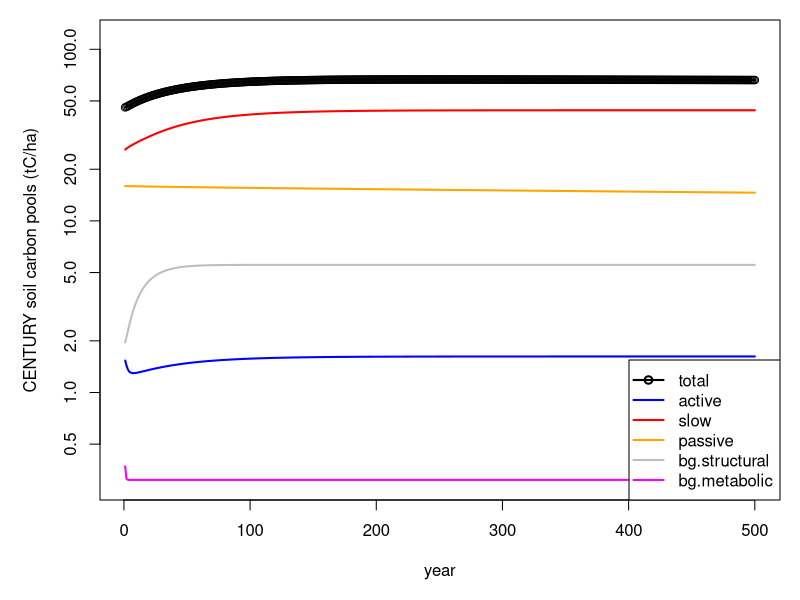

This figure's R source:
########################################################
##
## SOC sub-model of the CENTURY version 4.0
##
########################################################
#
# Coded in R by Shoji Hashimoto (shojih@ffpri.affrc.go.jp)
# edited by Boris Tupek (boris.tupek@luke.fi)
# original model available at
# https://www.nrel.colostate.edu/projects/century/obtain2.htm
######################################################
# Related source files in the original CENTURY model
# Please see /original/source/*.f
#
# adjlig.f, anerob.f, csa_detiv.f, csa_main.f, cycle.f, declig.f
# decomp.f, eachyr.f, h2olos.f, litdec.f, partit.f
# pevap.f, prelim.f, simsom.f, somdec.f, tcalc.f
# wdeath.f, woodec.f, and so on.
#
######################################################
# Simplification:
#
# only for forest ecocystem (not grass, savanna etc)
# no irrigation
# not floating C/N ratio for plant organs.
# cnr_max=cnr_min=cnr_initial in tree.100
# no mineral N cycling: constant N at surface soil
# (xNmineral in f_site.100)
# drain=1, anerb=1
# idef=2 in fix.100 (water function for calculating defac)
# no CO2 effect
#
######################################################
# A bug in the original CENTURY
#
# a bug (please see calfc_wtpt function below)
# The difference in results was small,
# but it depends on the climate and soil.
#
# BFix<-0: with bug as the original CENTURY
# BFix<-1: the bug was fixed
rm(list=ls())
options(digits=12)
BFix<-1
#DEFINE number of years for spinup simulations!
TSTART=1
TEND=500 # 5000 for equilibrium
#################################
# Read data
#################################
# parameters from fix.100 in the original CENTURY
# environments (site specific temperature,
# precipitation from SMHI), site.100 in the original CENTURY
# parameters describing site conditions(site specific sand,
# silt,clay,bulk density from SFSI data)
# see file site.100 in the original CENTURY
# parameters describing tree,
# see tree.100 in the original CENTURY
# "AND H_J ANDREWS" for conifers
# "Coweeta" for deciduous
# initial conditions from site.100
## READ SITE SPECIFIC data ######################################
#general parameters (fix.100)
parameters.names<-c("adep1","adep2","adep3","adep4","adep5",
                    "adep6","adep7","adep8","adep9","adep10",
                    "awtl1","awtl2","awtl3","awtl4","awtl5",
                    "awtl6","awtl7","awtl8","awtl9","awtl10",
                    "damr11","damr21","damrmn","dec11,
                    Asrfstr_0","dec21,Asrfmet_0","dec12,
                    Abelstr_0","dec22,Abelmet_0","dec31,
                    Asrfmic_0","dec32,kactv_0","dec5,kslow_0",
                    "dec4,kpass_0","Edepth","Elitst",
                    "Fwloss1","Fwloss2","Fwloss3","Fwloss4",
                    "ntspm,CYCL","OMLECH(1)","OMLECH(2)",
                    "OMLECH(3)","P1CO2A1","P1CO2A2","P1CO2B1",
                    "P1CO2B2","P2CO2","P3CO2","pabres",
                    "Peftxa","Peftxb","pligst1","pligst2",
                    "PMCO21","PMCO22","PmnTmp","PmxBio",
                    "PmxTmp","PS1CO21","PS1CO22","PS1S31",
                    "PS1S32","PS2S31","PS2S32","Rsplig",
                    "spl1","spl2","strmax1","strmax2",
                    "teff1","teff2","teff3","Tmelt1","Tmelt2")
parameters.values <-c(15,15,15,15,30,30,30,30,0,0,0.8,
                      0.6,0.4,0.3,0.2,0.2,0.2,0.2,0,0,0,
                      0.02,15,3.9,14.8,4.9,18.5,6,7.3,
                      0.2,0.0045,0.2,0.4,0.8,0.8,0.65,
                      0.9,4,0.03,0.12,60,0.6,0.17,0,
                      0.68,0.55,0.55,100,0.25,0.75,3,
                      3,0.55,0.55,0.004,600,-0.0035,
                      0.45,0.55,0.003,0.032,0.003,
                      0.009,0.3,0.85,0.013,5000,
                      5000,0,0.125,0.07,-8,4)
parameters <- data.frame(V1=parameters.values,
                         V2=parameters.names)
#initial parameters (site.100)
init.names<-c("xsrfstr","xsrfmet","xsrfmic","xbelstr",
              "xbelmet","xactv","xslow","xpass",
              "xwood1","xwood2","xwood3",
              "rwcf_initial1","rwcf_initial2",
              "rwcf_initial3","rwcf_initial4",
              "rwcf_initial5","rwcf_initial6",
              "rwcf_initial7","rwcf_initial8",
              "rwcf_initial9","rwcf_initial10",
              "asmos1","asmos2","asmos3","asmos4",
              "asmos5","asmos6","asmos7","asmos8",
              "asmos9","asmos10","asmos11","snql",
              "snow","srfstrlig","belstrlig")
init.values <-c(240,60,60,186.5,113.4,130,2570,
                1596,500,500,500,0.5,0.5,0.5,0.5,
                0.5,0.5,0.5,0.5,0.5,0.5,0.2,
                0.2,0.2,0.2,0.2,0.2,0.2,0.2,
                0.2,0.2,0.2,0,0,0.275,0.354)
init <- data.frame(V1=init.values,V2=init.names)
#site (site.100)
site.parameters.names <-c("sitlat","sitlog",
                          "sand","silt", "clay", "bd",
                          "nlayer","nlaypg", "drain",
                          "basef","stormf",
                          "SWFLAGflag_fc_wtpt(0useobserved,1.0Guputa)",
                          "AWILT1","AWILT2", "AWILT3",
                          "AWILT4","AWILT5", "AWILT6",
                          "AWILT7","AWILT8", "AWILT9",
                          "AWILT10",
                          "AFIEL1","AFIEL2", "AFIEL3",
                          "AFIEL4","AFIEL5", "AFIEL6",
                          "AFIEL7","AFIEL8", "AFIEL9",
                          "AFIEL10","elev", "xNmineral")
#site sand,silt, clay, bulk density
site.parameters.values <-c(59.36,13.47,0.55,0.15,0,1.226,
                           8,5,1,0.5,0.9,1,0.2,0.2,0.2,0.2,
                           0.2,0.2,0.2,0.2,0.2,0.2,0.3,0.3,
                           0.3,0.3,0.3,0.3,0.3,0.3,0.3,0.3,
                           50,1.65)
site.parameters <- data.frame(V1=site.parameters.values,
                              V2=site.parameters.names)
#climate environment (site.100)
envi.parameters.names <-c("Prec(1)cm","Prec(2)cm",
                          "Prec(3)cm","Prec(4)cm", "Prec(5)cm",
                          "Prec(6)cm","Prec(7)cm",
                          "Prec(8)cm","Prec(9)cm", "Prec(10)cm",
                          "Prec(11)cm","Prec(12)cm",
                          "Tmin(1)degree","Tmin(2)degree",
                          "Tmin(3)degree","Tmin(4)degree",
                          "Tmin(5)degree","Tmin(6)degree",
                          "Tmin(7)degree","Tmin(8)degree",
                          "Tmin(9)degree","Tmin(10)degree",
                          "Tmin(11)degree","Tmin(12)degree",
                          "Tmax(1)degree","Tmax(2)degree",
                          "Tmax(3)degree","Tmax(4)degree",
                          "Tmax(5)degree","Tmax(6)degree",
                          "Tmax(7)degree","Tmax(8)degree",
                          "Tmax(9)degree","Tmax(10)degree",
                          "Tmax(11)degree","Tmax(12)degree")
envi.parameters.values <-c(3.395,2.695,2.884,3.051,3.306,
                           4.471,4.623,6.016,5.494,5.221,
                           5.659,3.858,-6.647,-7.235,-4.201,
                           -0.121,4.97,9.538,11.74,11.038,7.266,
                           3.379,-1.027,-5.32,-0.782,-0.375,3.613,
                           9.369,15.549,19.758,21.351,20.219,
                           15.489,9.915,4.286,0.584)
envi.parameters <- data.frame(V1=envi.parameters.values,
                              V2=envi.parameters.names)
#tree
tree.parameters.names <-c("cerfor(1:2:3,1,1),cnr_fol",
                          "cerfor(1:2:3,3,1),cnr_bra",
                          "cerfor(1:2:3,4,1),cnr_ste",
                          "cerfor(1:2:3,2,1),cnr_fir",
                          "cerfor(1:2:3,5,1),cnr_cor",
                          "DECW1,kwood1_0,bra","DECW2,
                          kwood2_0,ste","DECW3,kwood3_0,cor",
                          "forrtf","leafdr1", "leafdr2",
                          "leafdr3","leafdr4", "leafdr5",
                          "leafdr6","leafdr7", "leafdr8",
                          "leafdr9","leafdr10", "leafdr11",
                          "leafdr12",
                          "wdlig1,cfol_lig","wdlig3,cbra_lig",
                          "wdlig4,cste_lig","wdlig2,cfir_lig",
                          "wdlig5,ccor_lig",
                          "wooddr1fol","wooddr3bra",
                          "wooddr4ste","wooddr2fir", "wooddr5cor")
tree.parameters.values <-c(20,99,140,40,83,1.5,0.5,0.6,
                           0.5,0,0,0,0.002,0.006,0.012,
                           0.013,0.039,0.175,0.664,0.066,
                           0.023,0.223,0.25,0.25,0.25,0.25,
                           1,0.01,0.002,0.04,0.004)
tree.parameters <- data.frame(V1=tree.parameters.values,
                              V2=tree.parameters.names)
# biomass components gC.m-2
biomass.in <- data.frame(id=1,
                         foliage.tot70=795.954,
                         branch.tot70=1241.235,
                         wood.tot70=5110.385,
                         fineroot.tot70=251.318,
                         root.tot70=1652.101)
# litter components gC.m-2
litter.in <- data.frame(id=1,
                        foliage.lit.tot70=116.804,
                        branch.lit.tot70=15.515,
                        wood.lit.tot70=12.447,
                        fineroot.lit.tot70=131.778,
                        root.lit.tot70=20.651)
# Define objects from SITE SPECIFIC PARAMETERS: ################
# environment(meteo), site, and tree parameters #################
#site specific parameters
envi <- envi.parameters
tree <- tree.parameters
site <- site.parameters
## define environment ################
# prec: monthly precipitation, cm
# atempmin: monthly minimum air temperature
# atempmax: monthly maximum air temperature
prec<-matrix(0,nrow=12,ncol=1)
atempmin<-matrix(0,nrow=12,ncol=1)
atempmax<-matrix(0,nrow=12,ncol=1)
for(m in 1:12)
{
  prec[m]<-envi[m,1]
  atempmin[m]<-envi[m+12,1]
  atempmax[m]<-envi[m+24,1]
}
## define site parameters ############
# awilt: wilting point
# afiel: field capacity
sitlat<-site[1,1]
sitlog<-site[2,1]
sand<-site[3,1]
silt<-site[4,1]
clay<-site[5,1]
bd<-site[6,1]
#use mean soil parameters for swedish soils
#(if soil data is not available)
if (is.na(bd)){
  bd<-1.2
}
if(sum(sand,silt,clay)==0){
  silt<-0.45
  clay<-0.179
  bd<-0.029
}
nlayer<-as.integer(site[7,1])
nlaypg<-as.integer(site[8,1])
drain<-site[9,1]
basef<-site[10,1]
stormf<-site[11,1]
flag_fc_wtpt<-as.integer(site[12,1])
awilt<-matrix(0,nrow=10,ncol=1)
afiel<-matrix(0,nrow=10,ncol=1)
for(i in 1:10)
{
  awilt[i]<-site[12+i,1]
  afiel[i]<-site[22+i,1]
}
elev<-site[33,1]
xNmineral<-site[34,1]
## define init parameters ##########
# xsrfstr: surface structural
# xsrfmet: surface metabolic
# xsrfmic: surface microbe
# xbelstr: belowground structural
# xbelmet: belowground metabolic
# xactv: actic pool
# xslow: slow pool
# xpass: passive pool
# xwood1: branch litter
# xwood2: stem litter
# xwood3: coase root litter
# rwcf: volumetric soil water content
# asmos: soil water content of the ith soil layer cmh2o
xsrfstr<-init[1,1]
xsrfmet<-init[2,1]
xsrfmic<-init[3,1]
xbelstr<-init[4,1]
xbelmet<-init[5,1]
xactv<-init[6,1]
xslow<-init[7,1]
xpass<-init[8,1]
xwood1<-init[9,1]
xwood2<-init[10,1]
xwood3<-init[11,1]
tawood <- xwood1 + xwood2
tbwood <- xwood3
talit <- xsrfstr + xsrfmet + xsrfmic
tblit <- xbelstr + xbelmet
somsc <- xactv + xslow + xpass
somtc <- xactv + xslow + xpass + xbelstr + xbelmet
rwcf<-matrix(0.1,nrow=10,ncol=1)
for(j in 1:nlayer)
{
  rwcf[j]<-init[11+j,1]
}
asmos<-matrix(0.1,nrow=11,ncol=1)
for(j in 1:(nlayer+1))
{
  asmos[j]<-init[21+j,1]
}
snlq<-init[33,1]
snow<-init[34,1]
srfstrlig<-init[35,1]
belstrlig<-init[36,1]
##
## define tree parameters #############
# CN ratio of foliage, branch stem, fine roots, coarse roots
# Decomposition constant
# Translocation of N
# Lignin ratios
# Death rate
cnr_fol<-tree[1,1]
cnr_bra<-tree[2,1]
cnr_ste<-tree[3,1]
cnr_fir<-tree[4,1]
cnr_cor<-tree[5,1]
kwood1<-tree[6,1]
kwood2<-tree[7,1]
kwood3<-tree[8,1]
forrtf<-tree[9,1]
leafdr<-matrix(0,nrow=12,ncol=1)
for(j in 1:12)
{
  leafdr[j]<-tree[j+9,1]
}
cfol_lig<-tree[22,1]
cbra_lig<-tree[23,1]
cste_lig<-tree[24,1]
cfir_lig<-tree[25,1]
ccor_lig<-tree[26,1]
wooddr<-matrix(0,nrow=5,ncol=1)
for(j in 1:5)
{
  wooddr[j]<-tree[j+26,1]
}
## define main (FIX) parameters ################
# A: decomposition constant
# k: decomposition constant
adep<-matrix(0.1,nrow=10,ncol=1)
for(j in 1:10)
{
  adep[j]<-parameters[j,1]
}
#
#
awtl<-matrix(0,nrow=10,ncol=1)
for(j in 1:10)
{
  awtl[j]<-parameters[10+j,1]
}
damr11<-parameters[21,1]
damr21<-parameters[22,1]
damrmn<-parameters[23,1]
Asrfstr<-parameters[24,1]
Asrfmet<-parameters[25,1]
Abelstr<-parameters[26,1]
Abelmet<-parameters[27,1]
Asrfmic<-parameters[28,1]
kactv<-parameters[29,1]
kslow<-parameters[30,1]
kpass<-parameters[31,1]
Edepth<-parameters[32,1]
elitst<-parameters[33,1]
fwloss1<-parameters[34,1]
fwloss2<-parameters[35,1]
fwloss3<-parameters[36,1]
fwloss4<-parameters[37,1]
CYCL<-as.integer(parameters[38,1])
omlech<-matrix(0,nrow=3,ncol=1)
omlech[1]<-parameters[39,1]
omlech[2]<-parameters[40,1]
omlech[3]<-parameters[41,1]
P1CO2A1<-parameters[42,1]
P1CO2A2<-parameters[43,1]
P1CO2B1<-parameters[44,1]
P1CO2B2<-parameters[45,1]
Psrfmic<-P1CO2A1
Pactv<-P1CO2A2+P1CO2B2*sand
Pslow<-parameters[46,1]
Ppass<-parameters[47,1]
pabres<-parameters[48,1]
Peftxa<-parameters[49,1]
Peftxb<-parameters[50,1]
pligst1<-parameters[51,1]
pligst2<-parameters[52,1]
Psrfstr<-parameters[53,1]
Psrfmet<-parameters[54,1]
Pbelstr<-Psrfstr
Pbelmet<-Psrfmet
PmnTmp<-parameters[55,1]
PmxBio<-parameters[56,1]
PmxTmp<-parameters[57,1]
PS1CO21<-parameters[58,1]
PS1CO22<-parameters[59,1]
ps1s31<-parameters[60,1]
ps1s32<-parameters[61,1]
ps2s31<-parameters[62,1]
ps2s32<-parameters[63,1]
RSPLIG<-parameters[64,1]
spl1<-parameters[65,1]
spl2<-parameters[66,1]
strmax1<-parameters[67,1]
strmax2<-parameters[68,1]
teff1<-parameters[69,1]
teff2<-parameters[70,1]
teff3<-parameters[71,1]
Tmelt1<-parameters[72,1]
Tmelt2<-parameters[73,1]
#Biomass data from Swe Forest and Soil Inventory ##############
#biomass components gC.m-2
#biomass.in
pools.bfol<- biomass.in[1,2]
pools.bbra<-biomass.in[1,3]
pools.bste<-biomass.in[1,4]
pools.bfir<-biomass.in[1,5]
pools.bcor<-biomass.in[1,6]
#Litterfall SITE SPECIFIC data
litter.in <- litter.in
# Initialization #################
stempave<-0.0
defac<-0.0
pet<-0.0
anerb<-0.0
CO2out<-0.0
leaching<-0.0
pet<-matrix(0,nrow=12,ncol=1)
avh2o<-matrix(0.0,nrow=3,ncol=1)
amov<-matrix(0.0,nrow=11,ncol=1)
tran<-0.0
evap<-0.0
stream1<-0.0
cleach<-0.0
tcleach<-0.0
#######################################################################
#
## Functions of the CENTURY ###########################################
#
#######################################################################
## function (calpet ) #######
## potential evapotranspiration
calpet<-function()
{
  # Linacre(1977) from CENTURY source
  #As in the CENTURY
  elev<-0.0
  ave<-matrix(0,nrow=12,ncol=1)
  ave[1]<-(atempmax[1]+atempmin[1])/2.0
  highest<-ave[1]
  lowest<-ave[1]
  for(k in 2:12)
  {
    ave[k]<-(atempmax[k]+atempmin[k])/2.0
    if(ave[k]>highest)
    {
      highest<-ave[k]
    }
    if(ave[k]<lowest)
    {
      lowest<-ave[k]
    }
  }
  if(lowest< (-10.0))
  {
    lowest<- (-10.0)
  }
  ra<-abs(highest-lowest)
  for(k in 1:12)
  {
    if(atempmin[k]<(-10.0))
    {
      tr<-atempmax[k]-(-10.0)
    }
    else
    {
      tr<-atempmax[k]-atempmin[k]
    }
    t<-tr/2.0+atempmin[k]
    tm<-t+0.006*elev
    td<-0.0023*elev+0.37*t+0.53*tr+0.35*ra-10.9
    e<-((700.0*tm/(100.0-abs(sitlat)))+15.0*td)/(80.0-t)
    monpet<-(e*30.0)/10.0
    if(monpet < 0.5)
    {
      pet[k]<<-0.5*fwloss4
    }
    else
    {
      pet[k]<<-monpet*fwloss4
    }
  }
}
## function (calstemp) #########################
## soil temperature
calstemp<-function(month)
{
  #For Forest only (e.g. no savana)
  stdead<-0.0
  bio<-(pools.bfol)*2.5+stdead+(xsrfstr+xsrfmet)*2.0*elitst
  if(bio>PmxBio)
  {
    bio<-PmxBio
  }
  else {
    bio<-bio
  }
  stempmax <<-atempmax[month]+
    (25.4/(1+18.0*exp(-0.20*atempmax[month])))*
    (exp(PmxTmp*bio)-0.13)
  stempmin <<-atempmin[month]+PmnTmp*(bio)-1.78
  stempave <<-(stempmax+stempmin)/2.0
}
## function (calfc_wtpt) #########
## field capacity and wilting point
calfc_wtpt<-function()
{
  #From CENTURY source
  #swflag lets the model user choose between using observed data
  #for awilt and afiel or equations from Gupta and Larson (1979)
  #or Rawls et al (1982).
  #swflag=0
  #Use observed data
  #swflag=1
  #Use G&L for both awilt (-15 bar) and afiel (-0.33 bar)
  #swflag=2
  #Use G&L for both awilt (-15 bar) and afiel (-0.10 bar)
  #swflag=3
  #Use Rawls for both awilt (-15 bar) and afiel (-0.33 bar)
  #swflag=4
  #Use Rawls for both awilt (-15 bar) and afiel (-0.10 bar)
  #swflag=5
  #Use Rawls for afiel (-0.33 bar) and observed data for awilt
  #swflag=6
  #Use Rawls for afiel (-0.10 bar) and observed data for awilt
  fcsa<-c( 0.3075, 0.5018, -0.20, -0.30, -0.19, 0.31)
  fcsi<-c( 0.5886, 0.8548, 0.0, 0.0, 0.0, 0.0)
  fccl<-c( 0.8039, 0.8833, 0.36, 0.23, 0.0, 0.0)
  fcom<-c( 2.208E-03, 4.966E-03, 0.0299, 0.0317, 0.0210, 0.0260)
  fcbd<-c(-0.1434, -0.2423, 0.0, 0.0, 0.0, 0.0)
  fcwp<-c( 0.0, 0.0, 0.0, 0.0, 0.72, 0.41)
  fcin<-c( 0.0, 0.0, 0.2576, 0.4118, 0.2391, 0.4103)
  wpsa<-c(-0.0059, -0.0059, 0.0, 0.0, 0.0, 0.0)
  wpsi<-c( 0.1142, 0.1142, 0.0, 0.0, 0.0, 0.0)
  wpcl<-c( 0.5766, 0.5766, 0.50, 0.50, 0.0, 0.0)
  wpom<-c( 2.228E-03, 2.228E-03, 0.0158, 0.0158, 0.0, 0.0)
  wpbd<-c( 0.02671, 0.02671, 0.0, 0.0, 0.0, 0.0)
  wpwp<-c( 0.0, 0.0, 0.0, 0.0, 1.0, 1.0)
  wpin<-c( 0.0, 0.0, 0.0260, 0.0260, 0.0, 0.0)
  #print(somsc)
  ompc <- somsc*1.724/(10000*bd*Edepth)
  swflag<-flag_fc_wtpt
  for(lyr in 1:nlayer)
  {
    #Please note:
    #In the original CENTURY model,
    #somsc was not calculated before the call of the prelim.f,
    #so afiel is calculated using somsc=ompc=0.
    #This is a bug of the original CENTURY model
    if(BFix==0)
    {
      ompc<-0.0
    }
    afiel[lyr] <<- fcsa[swflag]*sand + fcsi[swflag]*silt +
      fccl[swflag]*clay + fcom[swflag]*ompc +
      fcbd[swflag]*bd + fcwp[swflag]*awilt[lyr] +
    fcin[swflag]
    awilt[lyr] <<- wpsa[swflag]*sand + wpsi[swflag]*silt+
      wpcl[swflag]*clay + wpom[swflag]*ompc +
      wpbd[swflag]*bd + wpwp[swflag]*awilt[lyr] +
      wpin[swflag]
    ompc<-ompc*0.85
  }
}
## function (calwater) #####################
## soil water content
calwater<-function(month)
{
  #Initialize
  add<-0.0
  amelt<-0.0
  asimx<-0.0
  avh2o[1]<<-0.0
  avh2o[2]<<-0.0
  avh2o[3]<<-0.0
  avap<-0.0
  evl<-0
  pevp<-0.0
  pttr<-0.0
  rwc1<-0.0
  tran<<-0.0
  trap<-0.01
  aabs<-0.0
  evsnow<-0.0
  evap<<-0.0
  petrem<-pet[month]
  awwt<-matrix(0.0,nrow=11,ncol=1)
  #CO2 effect was not included here
  co2val<-1.0
  irract<-0.0
  inputs<-prec[month]+irract
  winputs<-inputs
  atempave<<-(atempmax[month]+atempmin[month])/2.0
  aliv<-pools.bfol*2.5
  alit<-(xsrfstr+xsrfmet)*2.0
  adead<-0.0
  #************
  #Snow
  #Snowfall
  if(atempave <= 0.0)
  {
    #snow <- snow + prec[month]
    snow <<- snow + inputs
    winputs<-0.0
  }
  # melt
  if(atempave >= Tmelt1)
  {
    melt <- Tmelt2 *(atempave -Tmelt1)
    if(melt>snow)
    {
      melt<-snow
    }
    snow <<-snow-melt
    ##.......................
    if((atempave > 0.0) && (snow > 0.0))
    {
      snlq<<-snlq+inputs
    }
    snlq<<-snlq+melt
    if(snlq >= (0.05*snow))
    {
      add<-snlq -0.05*snow
      snlq<<-snlq-add
    }
  }
  if(snow > (0.0))
  {
    evsnow<-petrem*0.87
    snow1<-snow+snlq
    if(evsnow > snow1)
    {
      evsnow<-snow1
    }
    snow<<-snow-evsnow*(snow/snow1)
    snlq<<-snlq-evsnow*(snlq/snow1)
    evap<<-evap+evsnow
    petrem<-petrem-evsnow/0.87
    if(petrem < 0.0)
    {
      petrem<-0.0
    }
  }
  if(snow <= 0.0)
  {
    sd<-aliv+adead
    if(sd > 800.0)
    {
      sd<-800.0
    }
    if(alit > 400.0)
    {
      alit<-400.0
    }
    aint<-(0.0003 * alit +0.0006 *sd) *fwloss1
    aabs<-0.5*exp((-0.002*alit)-(0.004*sd))*fwloss2
    if((aabs+aint)*inputs<0.4*petrem)
    {
      evl<-(aabs+aint)*winputs
    }
    else
    {
      evl<-0.4*petrem
    }
    evap<<-evap+evl
    add<-add+winputs -evl
    trap<-petrem-evl
  }
  if(atempave < 2.0)
  {
    pttr<-0.0
  }
  else
  {
    pttr<-petrem *0.65 *(1.0 -exp(-0.020 *aliv)) *co2val
  }
  if(pttr <= trap){trap<-pttr}
  if(trap <= 0.0){trap<-0.01}
  ##.....................
  #hpttr is not included
  pevp<-petrem -trap -evl
  if(evap<0.0){pevp<-0.0}
  if((trap-0.01) < add)
  {
    #print(add)
    tran<<- trap-0.01
  }
  else
  {
    tran<<- add
  }
  trap<-trap-tran
  add<-add-tran
  strm<-0.0
  base<-0.0
  stream1<<-0.0
  for(j in 1:nlayer)
  {
    asmos[j]<<-asmos[j]+add
    afl<-adep[j]*afiel[j]
    if(asmos[j]>afl)
    {
      amov[j]<<-asmos[j]-afl
      asmos[j]<<-afl
      if(j == nlayer)
      {
        strm<-amov[j]*stormf
      }
    }
    else
    {
      amov[j]<<-0.0
    }
    add<-amov[j]
  }
  asmos[nlayer+1]<<-asmos[nlayer+1]+add-strm
  base<-asmos[nlayer+1]*basef
  asmos[nlayer+1]<<-asmos[nlayer+1]-base
  stream1<<-strm+base
  asimx<-asmos[1]
  rwc1<-0.0
  tot<-0.0
  tot2<-0.0
  for(j in 1:nlayer)
  {
    avw<-asmos[j]-awilt[j]*adep[j]
    if(avw < 0.0)
    {
      avw<-0.0
    }
    awwt[j]<-avw*awtl[j]
    tot<-tot+avw
    tot2<-tot2+awwt[j]
  }
  if(tot<trap)
  {
    trap<-tot
  }
  else
  {
    trap<-trap
  }
  if(tot2 > 0.0)
  {
    for(j in 1:nlayer)
    {
      avinj<-asmos[j]-awilt[j]*adep[j]
      if(avinj < 0.0)
      {
        avinj<-0.0
      }
      trl<-(trap*awwt[j])/tot2
      if(trl > avinj)
      {
        trl<-avinj
      }
      asmos[j]<<-asmos[j]-trl
      #if(year==5 && month==1){cat(asmos[j], trl,"\n")}
      avinj<-avinj-trl
      tran<<-tran+trl
      rwcf[j]<-(asmos[j]/adep[j]-awilt[j])/(afiel[j]-awilt[j])
      if(j<=nlaypg)
      {
        avh2o[1]<<-avh2o[1]+avinj
      }
      avh2o[2]<<-avh2o[2]+avinj
      if(j <= (2))
      {
        avh2o[3]<<-avh2o[3]+avinj
      }
    }
  }
  fwlos<-0.25
  evmt<-(rwcf[1]-fwlos)/(1.0-fwlos)
  if(evmt <= (0.01))
  {
    evmt<-0.01
  }
  evlos<-evmt*pevp*aabs*0.10
  avinj<-asmos[1]-awilt[1]*adep[1]
  if(avinj < 0.0)
  {
    avinj<-0.0
  }
  if(evlos > avinj)
  {
    evlos<-avinj
  }
  asmos[1]<<-asmos[1]-evlos
  evap<<-evap+evlos
  avhsm<-(asmos[1]+rwc1*asimx)/(1.0+rwc1)
  rwcf[1]<<-(avhsm/adep[1]-awilt[1])/(afiel[1]-awilt[1])
  avh2o[1]<<-avh2o[1]-evlos
  avh2o[2]<<-avh2o[2]-evlos
  avh2o[3]<<-avh2o[3]-evlos
}
## function (caldefac) ###############
## decomposition factor
caldefac<-function()
{
  if(snow > 0.0)
  {
    stempave<-0.0
  }
  # Cal defac
  tfunc<-teff1+teff2*exp(teff3 * stempave)
  rprpet <<- (avh2o[3] + prec[month] ) / pet[month]
  #* idef in fix.100 in Century control linear 1 or ratio 2 option
  #* this is idef==2
  if(rprpet > 9.0 )
  {
    wfunc<<-1.0
  }
  else
  {
    wfunc<<-1.0/(1.0+30.0*exp(-8.5*rprpet))
  }
  #if(wfunc>1.0)
  #{
  # wfunc<<-1.0
  #}
  defac<<-tfunc*wfunc
  ##
  # If you want to use the defac from the original CENTURY, then.
  # defac<<-centdefac[1+(year-1)*12+month,2]
  #*** Cal anerb
  anerb <<- 1.0
}
## functions to Divide litter inputs##################################
##
## function (calcenturyinput) ################
## litter inputs into each soil carbon pool:1
calcenturyinput<-function()
{
  if(flows.lfinfol>0.0)
  {
    #centurypartit(1, cnr_srflit)
    centurypartit(1, cnr_fol)
  }
  else
  {
    usrfstr <<-0.0
    usrfmet <<-0.0
    usrfstr_lig <<- 0.0
  }
  if(flows.lfinfir>0.0)
  {
    #centurypartit(2, cnr_bellit)
    centurypartit(2, cnr_fir)
  }
  else
  {
    ubelstr <<- 0.0
    ubelmet <<- 0.0
    ubelstr_lig <<- 0.0
  }
  uwood1 <<- flows.lfinbra
  uwood2 <<- flows.lfinste
  uwood3 <<- flows.lfincor
  uwood1_lig <<- flows.lfinbra * cbra_lig
  uwood2_lig <<- flows.lfinste * cste_lig
  uwood3_lig <<- flows.lfincor * ccor_lig
}
## function (centurypartit) #################
## litter inputs into each soil carbon pool:2
centurypartit<-function(p, cnr)
{
  #translocation
  #forrtf
  if(p==1)
  {
    cpart<- flows.lfinfol
    epart<- flows.lfinfol*(1.0/cnr)*(1.0-forrtf)
    #amax1
    if(cpart/pabres > 1.0)
    {
      s<-cpart/pabres
    }
    else
    {
      s<-1.0
    }
    #damr11<-0.0
    dirabs<- damr11 * xNmineral * s
    if((epart+dirabs) <= 0.0)
    {
      rcetot<-0.0
    }
    else
    {
      rcetot<-cpart/(epart+dirabs)
    }
    if(rcetot < damrmn)
    {
      dirabs<-cpart/damrmn-epart
    }
    if(dirabs<0.0)
    {
      dirabs<-0.0
    }
    frlign<- cfol_lig
  }
  else if (p==2)
  {
    cpart<- flows.lfinfir
    #epart<- flows.lfinfir*(1.0/cnr)*(1.0-forrtf)
    epart<- flows.lfinfir*(1.0/cnr)
    #amax1
    if(cpart/pabres > 1.0)
    {
      s<-cpart/pabres
    }
    else
    {
      s<-1.0
    }
    dirabs<- damr21 * xNmineral * s
    if((epart+dirabs) <= 0.0)
    {
      rcetot<-0.0
    }
    else
    {
      rcetot<-cpart/(epart+dirabs)
    }
    if(rcetot < damrmn)
    {
      dirabs<-cpart/damrmn-epart
    }
    if(dirabs<0.0)
    {
      dirabs<-0.0
    }
    frlign<- cfir_lig
  }
  else
  {
    printf("error")
  }
  ###
  frn<- (epart + dirabs)/(cpart*2.5)
  rlnres<-frlign/frn
  frmet<- spl1 -spl2 *rlnres
  if(frlign > (1.0-frmet))
  {
    frmet<- 1.0-frlign
  }
  if(frmet<0.20)
  {
    frmet<-0.20
  }
  caddm <- cpart*frmet
  if(caddm < 0.0)
  {
    caddm<-0.0
  }
  cadds <- cpart-caddm
  fligst <- frlign/(cadds/cpart)
  if(fligst > 1.0)
  {
    fligst <- 1.0
  }
  if(p==1)
  {
    usrfstr <<- flows.lfinfol *(1.0-frmet)
    usrfmet <<- flows.lfinfol *frmet
    usrfstr_lig <<- fligst
  }
  else if (p==2)
  {
    ubelstr <<- flows.lfinfir *(1.0-frmet)
    ubelmet <<- flows.lfinfir *frmet
    ubelstr_lig <<- fligst
  }
}
#############################################################
## functions (calcentury)
## to calculate soil carbon dynamics
## **********************************************************
calcentury<-function()
{
  uwood1<-flows.lfinbra
  uwood2<-flows.lfinste
  uwood3<-flows.lfincor
  #**********************************************
  # ** Dead branch = Wood 1
  #strlig=(xwood1*wood1strlig+uwood1_lig)/(xwood1+uwood1)
  #wood1strlig= strlig
  strlig <-cbra_lig
  if(xwood1>0.000001)
  {
    tcflow <- xwood1*defac*kwood1*exp(-pligst1*strlig)*DT
    if(tcflow>xwood1)
    {
      tcflow<-xwood1
    }
  }
  else
  {
    tcflow<-0.0
  }
  tsom2_fwood1 <- tcflow * strlig
  #*Respiration associated with decomposition to som2
  co2los <- tsom2_fwood1 * RSPLIG
  CO2out <<- CO2out+co2los
  #*Net C flow to SOM2
  tsom2_fwood1 <- tsom2_fwood1 - co2los
  tsom1_fwood1 <- tcflow - tsom2_fwood1 - co2los
  #*Respiration associated with decomposition to som1
  co2los <- tsom1_fwood1 * PS1CO21
  tsom1_fwood1 <- tsom1_fwood1 -co2los
  CO2out<<-CO2out+co2los
  #******
  xwood1_new <- xwood1 + uwood1 - tcflow
  #**********************************************
  # ** Dead Stem = Wood 2
  #strlig=(xwood2*wood2strlig+uwood2_lig)/(xwood2+uwood2)
  #wood2strlig= strlig
  strlig<-cste_lig
  if(xwood2>0.000001)
  {
    tcflow<- xwood2*defac*kwood2*exp(-pligst1*strlig)*DT
    if(tcflow>xwood2)
    {
      tcflow<-xwood2
    }
  }
  else
  {
    tcflow<-0.0
  }
  tsom2_fwood2 <- tcflow * strlig
  #*Respiration associated with decomposition to som2
  co2los <- tsom2_fwood2 * RSPLIG
  CO2out<<-CO2out+co2los
  #*Net C flow to SOM2
  tsom2_fwood2 <- tsom2_fwood2 - co2los
  tsom1_fwood2 <- tcflow - tsom2_fwood2 - co2los
  #*Respiration associated with decomposition to som1
  co2los <- tsom1_fwood2 * PS1CO21
  tsom1_fwood2 <- tsom1_fwood2 -co2los
  CO2out<<-CO2out+co2los
  #******
  xwood2_new <- xwood2 + uwood2 - tcflow
  #**********************************************
  # ** Dead Coarse root = Wood 3
  #strlig=(xwood3*wood3strlig+uwood3_lig)/(xwood3+uwood3)
  #wood3strlig= strlig
  strlig<-ccor_lig
  if(xwood3>0.000001)
  {
    tcflow<- xwood3*defac*kwood3*exp(-pligst2*strlig)*anerb*DT
    if(tcflow>xwood3)
    {
      tcflow<-xwood3
    }
  }
  else
  {
    tcflow<-0.0
  }
  tsom2_fwood3 <- tcflow * strlig
  #*Respiration associated with decomposition to som2
  co2los <- tsom2_fwood3 * RSPLIG
  CO2out<<-CO2out+co2los
  #*Net C flow to SOM2
  tsom2_fwood3 <- tsom2_fwood3 - co2los
  tsom1_fwood3 <- tcflow - tsom2_fwood3 - co2los
  #*Respiration associated with decomposition to som1
  co2los <- tsom1_fwood3 * PS1CO21
  tsom1_fwood3 <- tsom1_fwood3 -co2los
  CO2out<<-CO2out+co2los
  #******
  xwood3_new <- xwood3 + uwood3 - tcflow
  #**********************************************
  # ** surface structural
  #strlig=(pools.xlig1_fol + pools.xlig1_bra +
  # pools.xlig1_ste)/(pools.talit)
  #srfstrlig = xsrfstr*srfstrlig/xsrfstr
  #strlig=(xsrfstr*srfstrlig + usrfstr_lig)/(xsrfstr+usrfstr)
  strlig<-(xsrfstr*srfstrlig + usrfstr_lig*usrfstr)/
    (xsrfstr + usrfstr)
  srfstrlig <<- strlig
  if(xsrfstr>0.000001)
  {
    if(xsrfstr>strmax1)
    {
      mass<-strmax1
    }
    else
    {
      mass<-xsrfstr
    }
    tcflow <-mass*defac*Asrfstr*exp(-pligst1*strlig)*DT
    if(tcflow>xsrfstr)
    {
      tcflow<-xsrfstr
    }
  }
  else
  {
    tcflow<-0.0
  }
  tsom2_fsrfstr <- tcflow * strlig
  #*Respiration associated with decomposition to som2
  co2los <- tsom2_fsrfstr * RSPLIG
  CO2out <<- CO2out+co2los
  #*Net C flow to SOM2
  tsom2_fsrfstr <- tsom2_fsrfstr - co2los
  tsom1_fsrfstr <- tcflow - tsom2_fsrfstr - co2los
  #*Respiration associated with decomposition to som1
  co2los <- tsom1_fsrfstr * PS1CO21
  tsom1_fsrfstr <- tsom1_fsrfstr -co2los
  CO2out <<- CO2out+co2los
  #******
  xsrfstr_new <- xsrfstr + usrfstr - tcflow
  #**********************************************
  # ** soil structural
  #strlig=(pools.xlig1_fir+pools.xlig1_cor)/(pools.tblit)
  #belstrlig = xbelstr*belstrlig/xbelstr
  strlig<-(xbelstr*belstrlig + ubelstr_lig*ubelstr)/
    (xbelstr + ubelstr)
  belstrlig<<-strlig
  if(xbelstr>0.000001)
  {
    if(xbelstr>strmax2)
    {
      mass<-strmax2
    }
    else
    {
      mass<-xbelstr
    }
    tcflow<-mass*defac*Abelstr*exp(-pligst2*strlig)*anerb*DT
    if(tcflow>xbelstr)
    {
      tcflow<-xbelstr
    }
  }
  else
  {
    tcflow<-0.0
  }
  tsom2_fbelstr <- tcflow * strlig
  #*Respiration associated with decomposition to som2
  co2los <- tsom2_fbelstr * RSPLIG
  CO2out <<- CO2out+co2los
  #*Net C flow to SOM2
  tsom2_fbelstr <- tsom2_fbelstr - co2los
  tsom1_fbelstr <- tcflow - tsom2_fbelstr - co2los
  #*Respiration associated with decomposition to som1
  co2los <- tsom1_fbelstr * PS1CO22
  tsom1_fbelstr <- tsom1_fbelstr -co2los
  CO2out<<-CO2out+co2los
  #******
  xbelstr_new <- xbelstr + ubelstr - tcflow
  #**********************************************
  # ** surface metab
  if(xsrfmet>0.000001)
  {
    tcflow<-xsrfmet * defac * Asrfmet * DT
    if(tcflow>xsrfmet)
    {
      tcflow<-xsrfmet
    }
  }
  else
  {
    tcflow<-0.0
  }
  co2los<-tcflow*Psrfmet
  tsom1_fsrfmet <- tcflow-co2los
  CO2out <<- CO2out+co2los
  xsrfmet_new <- xsrfmet +usrfmet -tcflow
  #**********************************************
  # ** belowground metab
  if(xbelmet>0.000001)
  {
    tcflow<-xbelmet * defac * Abelmet* anerb * DT
    if(tcflow>xbelmet)
    {
      tcflow<-xbelmet
    }
  }
  else
  {
    tcflow<-0.0
  }
  co2los<-tcflow*Pbelmet
  tsom1_fbelmet<-tcflow-co2los
  CO2out<<-CO2out+co2los
  xbelmet_new<-xbelmet + ubelmet -tcflow
  #**********************************************
  #**** surface microbe
  if(xsrfmic>0.000001)
  {
    tcflow <- xsrfmic * defac * Asrfmic *DT
    if(tcflow>xsrfmic)
    {
      tcflow <- xsrfmic
    }
  }
  else
  {
    tcflow<-0.0
  }
  co2los<-tcflow*Psrfmic
  tsom2_fsrfmic<-tcflow-co2los
  CO2out<<-CO2out+co2los
  xsrfmic_new <- xsrfmic + tsom1_fsrfstr + tsom1_fsrfmet +
    tsom1_fwood1 + tsom1_fwood2 -tcflow
  #xsrfmic_new= -tcflow + xsrfmic + tsom1_fsrfstr+tsom1_fsrfmet
  #xsrfmic_new= -tcflow + xsrfmic + tsom1_fsrfmet
  #**********************************************
  #**** active
  eftext <- Peftxa + Peftxb * sand
  if(xactv>0.000001)
  {
    tcflow<-xactv* defac * eftext * kactv * anerb *DT
    if(tcflow>xactv)
    {
      tcflow<-xactv
    }
  }
  else
  {
    tcflow<-0.0
  }
  co2los<-tcflow*Pactv
  #*cfsfs2=tcflow-co2los
  #*tcflow=tcflow-co2los
  CO2out<<-CO2out+co2los
  fps1s3 <- ps1s31 + ps1s32 * clay
  tsom3_factv<-tcflow * fps1s3
  #leaching
  if(amov[2]>0.0)
  {
    orglch<-omlech[1]+omlech[2]*sand
    t<-1.0-(omlech[3]-amov[2])/omlech[3]
    if(t>1.0)
    {
      linten<-1.0
    }
    else
    {
      linten<-t
    }
    cleach<<-tcflow * orglch * linten
  }
  else
  {
    cleach<<-0.0
  }
  tcleach<<-tcleach+cleach
  tsom2_factv<-tcflow -co2los -tsom3_factv -cleach
  #* Updated at the end.
  #xactv_new = xactv + tsom1_fbelstr +tsom1_fbelmet +
  # tsom1_fwood3 +tsom1_fslow +tsom1_fpass -tcflow
  xactv_new <- xactv + tsom1_fbelstr +tsom1_fbelmet +
  tsom1_fwood3 -tcflow
  #**********************************************
  #**** Slow
  if(xslow>0.000001)
  {
    tcflow<-xslow *defac * kslow * anerb *DT
    if(tcflow>xslow)
    {
      tcflow<-xslow
    }
  }
  else
  {
    tcflow<-0.0
  }
  co2los<-tcflow*Pslow
  #*cfsfs2=tcflow-co2los
  #*tsom3_fslow=tcflow-co2los
  CO2out<<-CO2out+co2los
  xslow_new <- xslow + tsom2_fsrfstr +tsom2_fsrfmic +
    tsom2_fbelstr +tsom2_factv + tsom2_fwood1 +
    tsom2_fwood2 + tsom2_fwood3 -tcflow
  fps2s3 <- ps2s31 + ps2s32 * clay
  tsom3_fslow<-tcflow * fps2s3
  tsom1_fslow<-tcflow -co2los -tsom3_fslow
  #**********************************************
  #**** Passive
  if(xpass>0.000001)
  {
    tcflow<-xpass *defac * kpass* anerb *DT
    if(tcflow>xpass)
    {
      tcflow<-xpass
    }
  }
  else
  {
   tcflow<-0.0
  }
  co2los<-tcflow*Ppass
  #*cfsfs2=tcflow-co2los
  tsom1_fpass<-tcflow-co2los
  CO2out<<-CO2out+co2los
  xpass_new <- xpass + tsom3_factv +tsom3_fslow -tcflow
  #******************************************************
  #*********** Active new
  #xactv_new = xactv + tsom1_fpass
  #xactv_new = xactv + tsom1_fslow
  xactv_new <- xactv_new + tsom1_fslow + tsom1_fpass
  #**********************************************
  #****** UPDATE
  xsrfstr <<- xsrfstr_new
  xsrfmet <<- xsrfmet_new
  xsrfmic <<- xsrfmic_new
  xbelstr <<- xbelstr_new
  xbelmet <<- xbelmet_new
  xactv <<- xactv_new
  xslow <<- xslow_new
  xpass <<- xpass_new
  xwood1 <<- xwood1_new
  xwood2 <<- xwood2_new
  xwood3 <<- xwood3_new
  #**********************************************
  somsc <<- xactv + xslow + xpass
  talit <<- xsrfstr + xsrfmet + xsrfmic
  tblit <<- xbelstr + xbelmet
  somtc <<-xactv + xslow + xpass + xbelstr + xbelmet
  tawood <<- xwood1 + xwood2
  tbwood <<- xwood3
}
#end of functions
## calculate field capacity, wilting point ############
awilt
afiel
if(flag_fc_wtpt>0.0)
{
  somsc <- xactv + xslow + xpass
  calfc_wtpt()
}
awilt
afiel
## Initialize soil water condition ###################
# essential to calculate deep asmos correctly
pet
calpet()
pet
for(month in 1:12)
{
  calwater(month)
}
obj.s <- ls()
#obj.s
#####################################################################
## MAIN CENTURY SIMULATION ############################
carbon.out <- NULL
for(s in 1:1){
  id<-s
  soil.carbon.year.out <-NULL
  for(year in TSTART:TEND){
    CO2out<-0.0
    calpet()
    #month loop
    for(month in 1:12){
      #month=1
      tcleach<-0.0
      DT<-1.0/(12.0*CYCL)
      ##........................................................
      #Litterfall SITE SPECIFIC data
      flows.lfinfol<-litter.in [1,2]*leafdr[month]*(1.0/CYCL)
      flows.lfinbra<-litter.in [1,3]*(1.0/(12*CYCL))
      flows.lfinste<-litter.in [1,4]*(1.0/(12*CYCL))
      flows.lfinfir<-litter.in [1,5]*(1.0/(12*CYCL))
      flows.lfincor<-litter.in [1,6]*(1.0/(12*CYCL))
      talit <-xsrfstr + xsrfmet +xsrfmic
      tblit <- xbelstr + xbelmet
      tawood <- xwood1 + xwood2
      tbwood <- xwood3
      somsc <- xactv + xslow + xpass
      somtc <- xactv + xslow + xpass + xbelstr + xbelmet
      ##........................................................
      calstemp(month)
      calwater(month)
      if(snow>0.0)
      {
        stempmax <-0.0
        stempmin <-0.0
        stempave <-0.0
      }
      ##........................................................
      caldefac()
      calcenturyinput()
      # CENTURY CARBON FUNCTION SIMULATIONS
      # updated 4 times per month (CYCL=4)
      for(i in 1:CYCL)
      {
        calcentury()
      }
      #end of centurycal CYCL loop
    }
    #end of month loop ()
    ##........................................................
    ## site specific output of CENTURY carbon
    if(year==year) #TEND)
    {
      soil.carbon0 <- data.frame(id,year, month,
                                 xsrfstr, xsrfmet,
                                 xsrfmic, xbelstr, xbelmet,
                                 xactv, xslow, xpass, somsc,
                                 xwood1, xwood2, xwood3,
                                 CO2out, somtc)
    }
    soil.carbon.year.out <- rbind(soil.carbon.year.out,
                                  soil.carbon0)
  }
  #end of year loop
  carbon.out <-rbind(carbon.out,soil.carbon.year.out )
}
#end of site.group for loop
options(digit=12)
century.out <-carbon.out[,c("id","year","month",
                            "CO2out","somsc",
                            "xbelstr","xbelmet",
                            "xactv","xslow","xpass",
                            "somtc")]
#convert gC.m-2 to tC.ha-1 by 1/1e6*1e4
century.out[,4:11]<-century.out[,4:11]/100
##........................................................
#plot components of soil carbon stock
#somtc <- xactv + xslow + xpass + xbelstr + xbelmet
#figure
par(mfrow=c(1,1), mar=c(5,5,1,1))
plot(century.out$year,century.out$somtc,
     log="y", ylim=c(0.3,round(max(century.out$somtc),1)+50),
     ylab="CENTURY soil carbon pools (tC/ha)",
     xlab="year")
lines(century.out$year,century.out$somtc,
      lwd=2)
lines(century.out$year,century.out$xactv,
      col="blue", lwd=2)
lines(century.out$year,century.out$xslow,
      col="red", lwd=2)
lines(century.out$year,century.out$xpass,
      col="orange", lwd=2)
lines(century.out$year,century.out$xbelstr,
      col="grey", lwd=2)
lines(century.out$year,century.out$xbelmet,
      col="magenta", lwd=2)
legend("bottomright",
       c("total","active","slow","passive",
         "bg.structural","bg.metabolic"),
       col=c("black","blue","red","orange","grey","magenta"),
       pch=c(1,NA,NA,NA,NA,NA),
       lwd=2, lty=1, border="white",bg="white")

#plot components of soil carbon stock
#somtc <- xactv + xslow + xpass + xbelstr + xbelmet

#names(carbon.out)
#carbon.out$litter.pool <- rowSums(carbon.out[,c("xsrfstr","xsrfmet","xsrfmic")])